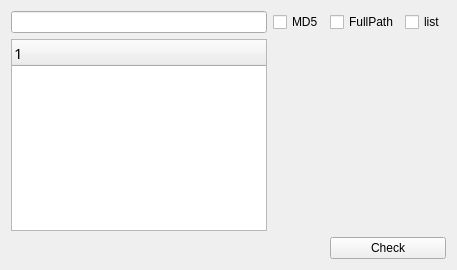
     <widget class="QWidget" name="tab_6">
      <attribute name="title">
       <string>Virus</string>
      </attribute>
      <layout class="QGridLayout" name="gridLayout">
       <item row="1" column="0">
        <widget class="QLineEdit" name="lineEdit_Virus"/>
       </item>
       <item row="1" column="1">
        <widget class="QCheckBox" name="checkBox_3">
         <property name="text">
          <string>MD5</string>
         </property>
        </widget>
       </item>
       <item row="1" column="3">
        <widget class="QCheckBox" name="checkBox_2">
         <property name="text">
          <string>list</string>
         </property>
        </widget>
       </item>
       <item row="1" column="2">
        <widget class="QCheckBox" name="checkBox">
         <property name="text">
          <string>FullPath</string>
         </property>
        </widget>
       </item>
       <item row="2" column="0">
        <widget class="QTreeWidget" name="treeWidget">
         <property name="font">
          <font>
           <family>Segoe Script</family>
           <pointsize>11</pointsize>
          </font>
         </property>
         <column>
          <property name="text">
           <string notr="true">1</string>
          </property>
         </column>
        </widget>
       </item>
       <item row="3" column="2" colspan="2">
        <widget class="QPushButton" name="pushButton_Check">
         <property name="text">
          <string>Check</string>
         </property>
        </widget>
       </item>
      </layout>
     </widget>
